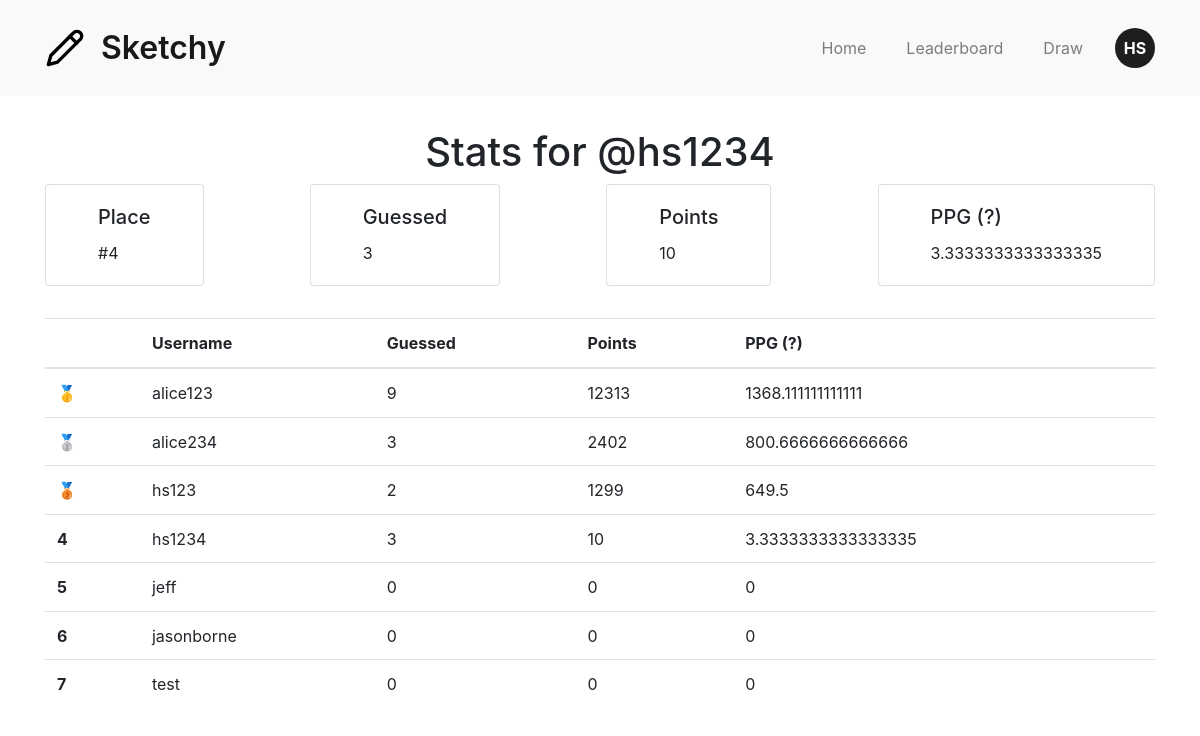
Screenshot of /leaderboard (signed in) with the database file from the repository.
### app/models.py (models this page shows)
class User(UserMixin, db.Model):
    id = db.Column(db.Integer, primary_key=True)
    first_name = db.Column(db.String(50), nullable=False)
    last_name = db.Column(db.String(50), nullable=False)
    username = db.Column(db.String(50), unique=True, nullable=False)
    email = db.Column(db.String(120), unique=True, nullable=False)
    pwd = db.Column(db.String(300), nullable=False)
    guessed = db.Column(db.Integer, default=0)
    points = db.Column(db.Integer, default=0)
    sketches = db.relationship('Sketch', backref='author', lazy='dynamic')

### app/routes.py (the view)
@app.route('/leaderboard')
@login_required
def leaderboard():
    leaderboard = db.session.execute(
        db.select(User).order_by(User.points.desc()).limit(200)
    ).scalars().all()  # Make sure to convert to list if necessary
    current_user_rank = next(
        (index + 1 for index, user in enumerate(leaderboard) if user.id == current_user.id),
        None
    )
    return render_template('leaderboard.html', leaderboard=leaderboard, current_user_rank=current_user_rank)

### app/routes.py (called while the page is built)
@login_manager.user_loader
def load_user(user_id):
    return db.session.get(User, user_id)

### app/templates/leaderboard.html (shortened to what this page needs)
{% extends "layout.html" %}
{% block head %}
    {{ super() }}
    <link rel="stylesheet" href="{{ url_for('static', filename='css/leaderboard.css') }}">
{% endblock %}
{% block content %}
    <h1>Stats for @{{ current_user.username }}</h1>
    <div class="stats-grid">
        <div class="card">
            <div class="card-body">
                <h5 class="card-title">Place</h5>
                <p class="card-text">#{{current_user_rank}}</p>
            </div>
        </div>
        <div class="card">
            <div class="card-body">
                <h5 class="card-title">Guessed</h5>
                <p class="card-text">{{current_user.guessed}}</p>
            </div>
        </div>
        <div class="card">
            <div class="card-body">
                <h5 class="card-title">Points</h5>
                <p class="card-text">{{current_user.points}}</p>
            </div>
        </div>
        <div class="card">
            <div class="card-body">
                <h5 class="card-title">PPG (?)</h5>
                <p class="card-text">{{current_user.points / current_user.guessed if current_user.guessed else 0}}</p>
            </div>
        </div>
    </div>
    <table class="table">
        <thead>
            <tr>
                <th scope="col"></th>
                <th scope="col">Username</th>
                <th scope="col">Guessed</th>
                <th scope="col">Points</th>
                <th scope="col">PPG (?)</th>
            </tr>
        </thead>
        <tbody>
            {% for user in leaderboard %}
            <tr>
                <th scope="row centered">
                    {% if loop.index == 1 %}
                        🥇
                    {% elif loop.index == 2 %}
                        🥈
                    {% elif loop.index == 3 %}
                        🥉
                    {% else %}
                        {{loop.index}}
                    {% endif %}
                </th>
                <td>{{user.username}}</td>
                <td>{{user.guessed}}</td>
                <td>{{user.points}}</td>
                <td>{{user.points / user.guessed if user.guessed else 0}}</td>
            </tr>
            <tr>
            {% endfor %}
        </tbody>
    </table>
{% endblock %}

### app/templates/layout.html (shortened to what this page needs)
<!DOCTYPE html>
<html lang="en">
	<head>
        {% block head %}
            <link rel="stylesheet" href="https://stackpath.bootstrapcdn.com/bootstrap/4.5.2/css/bootstrap.min.css">
            <link rel="stylesheet" href="{{ url_for('static', filename='css/style.css') }}">
        {% endblock %}
	</head>
	<body >
        <header>
            <nav class="navbar navbar-expand-sm navbar-light bg-light">
                <div class="container">
                    <a class="navbar-brand" href="/">
                        <img src="{{ url_for('static', filename='images/logo.svg') }}" alt="sketchy logo"/>
                        Sketchy
                    </a>
                    <div class="collapse navbar-collapse" id="navbarNav">
                        <ul class="navbar-nav ml-auto">
                            <li class="nav-item"><a class="nav-link" href="{{ url_for('index') }}">Home</a></li>
                            <li class="nav-item"><a class="nav-link" href="{{ url_for('leaderboard') }}">Leaderboard</a></li>
                            <li class="nav-item"><a class="nav-link" href="{{ url_for('draw') }}">Draw</a></li>
                            {% if current_user.is_authenticated %}
                                <div class="nav-item dropdown avatar">
                                    <a href="#" role="button" id="avatar-dropdown" data-toggle="dropdown" aria-haspopup="true" aria-expanded="false">
                                        {{ current_user.first_name[0] }}{{ current_user.last_name[0] }}
                                    </a>
                                </div>
                            {% else %}
                                <a class="btn btn-primary" href="{{ url_for('login') }}" role="button">Login</a>
                            {% endif %}
                        </ul>
                    </div>
                </div>
            </nav>
        </header>
        <div class="container">{% block content %}{% endblock %}</div>
	</body>
</html>

### app/static/css/style.css (style rules this page uses)
:root { --primary: #ffffff; --accent: #1E1E1E; --black: #171717; --border: rgba(221, 221, 221, 0.2); --transition-time: 150ms; --border-radius: 0.3em; font-family: 'Inter', sans-serif;; }
body { margin: 0; }
.navbar { height: 6rem; }
.navbar-brand { display: flex; align-items: center; justify-content: center; gap: 1rem; font-weight: 600; font-size: 2rem; }
.navbar-brand > img { width: 2.5rem; height: 2.5rem; }
.navbar-nav { gap: 1.5rem; }
div.avatar { display: flex; justify-content: center; align-items: center; width: 2.5em; height: 2.5em; background-color: var(--accent); text-align: center; border-radius: 50%; cursor: pointer; }
div.avatar > a { color: var(--primary); font-weight: bold; }

### app/static/css/leaderboard.css (style rules this page uses)
.stats-grid { display: flex; flex-direction: row; justify-content: space-between; align-items: center; padding-bottom: 2rem; }
.card { padding: 0 2rem; }
h1 { text-align: center; padding-top: 2rem;; }

### rows the page displays
User: first_name "H", last_name "S", username "hs1234", guessed "3", points "10", guessed+points "3.3333333333333335", user.points/user.guessedifuser.guessedelse0 "3.3333333333333335"
User: username "alice123", guessed "9", points "12313", user.points/user.guessedifuser.guessedelse0 "1368.111111111111"
User: username "alice234", guessed "3", points "2402", user.points/user.guessedifuser.guessedelse0 "800.6666666666666"
User: username "hs123", guessed "2", points "1299", user.points/user.guessedifuser.guessedelse0 "649.5"
User: username "jeff", guessed "0", points "0", user.points/user.guessedifuser.guessedelse0 "0"
User: username "jasonborne", guessed "0", points "0", user.points/user.guessedifuser.guessedelse0 "0"
User: username "test", guessed "0", points "0", user.points/user.guessedifuser.guessedelse0 "0"

### other values shown
{{ current_user_rank }} "4"
